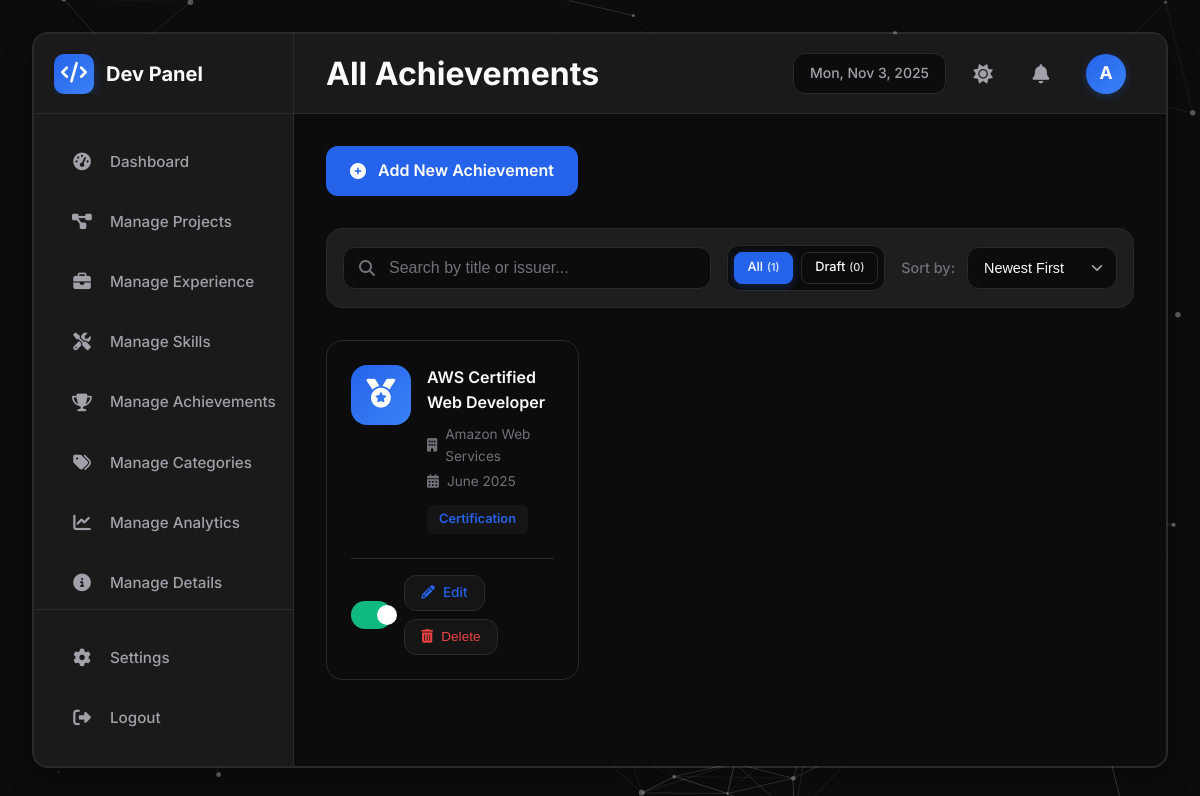
The app's page /achievements/list/ with its own data.
### portfolio/models.py (models this page shows, shortened)
class Achievement(models.Model):
    CATEGORY_CHOICES = [
        ("certification", "Certification"),
        ("award", "Award"),
        ("competition", "Competition"),
        ("recognition", "Recognition"),
        ("publication", "Publication"),
        ("patent", "Patent"),
    ]
    ICON_TYPE_CHOICES = [
        ("upload", "Upload Image"),
        ("fontawesome", "Font Awesome Icon"),
    ]
    CREDENTIAL_TYPE_CHOICES = [
        ("file", "Upload File"),
        ("link", "URL Link"),
    ]
    title = models.CharField(max_length=255, help_text="Achievement title")
    slug = models.SlugField(max_length=255, unique=True, blank=True)
    category = models.CharField(
        max_length=50, choices=CATEGORY_CHOICES, help_text="Achievement category"
    )
    issuing_organization = models.CharField(
        max_length=255, help_text="Organization that issued the achievement"
    )
    achievement_date = models.DateField(help_text="Date achievement was received")
    expiration_date = models.DateField(
        null=True, blank=True, help_text="Expiration date if applicable"
    )
    no_expiration = models.BooleanField(
        default=True, help_text="Check if achievement doesn't expire"
    )
    short_description = models.TextField(help_text="Brief description")
    full_description = models.TextField(
        blank=True, null=True, help_text="Detailed description (supports HTML)"
    )
    icon_type = models.CharField(
        max_length=20,
        choices=ICON_TYPE_CHOICES,
        default="upload",
        help_text="Icon type",
    )
    icon_image = models.ImageField(
        upload_to="achievements/icons/",
        null=True,
        blank=True,
        help_text="Upload icon/badge image",
    )
    icon_class = models.CharField(
        max_length=100,
        blank=True,
        null=True,
        help_text="Font Awesome icon class (e.g., fas fa-trophy)",
    )
    credential_type = models.CharField(
        max_length=20,
        choices=CREDENTIAL_TYPE_CHOICES,
        default="file",
        help_text="Credential type",
    )
    credential_file = models.FileField(
        upload_to="achievements/credentials/",
        null=True,
        blank=True,
        help_text="Upload credential document",
    )
    credential_url = models.URLField(
        max_length=500, blank=True, null=True, help_text="Credential verification URL"
    )
    credential_id = models.CharField(
        max_length=255, blank=True, null=True, help_text="Credential ID"
    )
    related_link = models.URLField(
        max_length=500, blank=True, null=True, help_text="Related link"
    )
    is_active = models.BooleanField(default=True, help_text="Show on website")
    is_draft = models.BooleanField(default=False, help_text="Draft status")
    order = models.IntegerField(default=0, help_text="Display order")
    created_at = models.DateTimeField(auto_now_add=True)
    updated_at = models.DateTimeField(auto_now=True)
    class Meta:
        ordering = ["-achievement_date", "title"]
        verbose_name = "Achievement"
        verbose_name_plural = "Achievements"

### portfolio/views.py (the view)
# urls.py: path("achievements/list/", views.list_achievements, name="list_achievements"),
def list_achievements(request):
    filter_type = request.GET.get("filter", "all")
    if filter_type == "draft":
        achievements = Achievement.objects.filter(is_draft=True)
    else:
        achievements = Achievement.objects.all()
    achievements = achievements.order_by("-achievement_date")
    total_count = Achievement.objects.count()
    draft_count = Achievement.objects.filter(is_draft=True).count()
    context = {
        "achievements": achievements,
        "current_filter": filter_type,
        "total_count": total_count,
        "draft_count": draft_count,
    }
    return render(request, "list_achievements.html", context)

### portfolio/context_processors.py (called while the page is built)
def notifications_context(request):
    recent_notifications = Notification.objects.filter(is_active=True).order_by('-created_at')[:3]
    unread_count = Notification.objects.filter(is_active=True, is_read=False).count()
    return {
        'recent_notifications': recent_notifications,
        'unread_count': unread_count,
    }

### templates/list_achievements.html (shortened to what this page needs)
{% extends 'base.html' %}
{% load static %}
{% block extra_css %}
<link rel="stylesheet" href="{% static 'css/list-common.css' %}">
<link rel="stylesheet" href="{% static 'css/manage-achievements.css' %}?v=1">
<link rel="stylesheet" href="{% static 'css/view-all-achievements.css' %}?v=1">
{% endblock %}
{% block nav_achievements %}active{% endblock %}
{% block navbar_left %}
<h1 class="page-title">All Achievements</h1>
{% endblock %}
{% block content %}
<div class="page-actions-header">
    <a href="{% url 'create_achievement' %}" class="btn-primary">
        <i class="fas fa-plus-circle"></i> Add New Achievement
    </a>
</div>
<div class="filter-bar section-card">
    <div class="search-wrapper">
        <input type="text" id="search-input" placeholder="Search by title or issuer...">
    </div>
    <div class="filter-controls">
        <div class="filter-group">
            <a href="{% url 'list_achievements' %}" class="filter-btn {% if not current_filter or current_filter == 'all' %}active{% endif %}">
                All <span class="count">({{ total_count }})</span>
            </a>
            <a href="{% url 'list_achievements' %}?filter=draft" class="filter-btn {% if current_filter == 'draft' %}active{% endif %}">
                Draft <span class="count">({{ draft_count }})</span>
            </a>
        </div>
        <div class="sort-group">
            <label for="sort-select">Sort by:</label>
            <select id="sort-select">
                <option value="newest">Newest First</option>
            </select>
        </div>
    </div>
</div>
<div class="achievements-grid" id="all-achievements-grid">
    {% for achievement in achievements %}
    <div class="achievement-card {% if achievement.is_draft %}draft{% endif %} fade-in {% if not achievement.is_active %}inactive{% endif %}"
         data-status="{% if achievement.is_draft %}draft{% else %}active{% endif %}"
         data-title="{{ achievement.title }}"
         data-date="{{ achievement.achievement_date|date:'Y-m-d' }}"
         data-achievement-id="{{ achievement.id }}">
        <div class="achievement-icon">
            {% if achievement.icon_type == 'upload' and achievement.icon_image %}
            <img src="{{ achievement.icon_image.url }}" alt="{{ achievement.title }}">
            {% elif achievement.icon_type == 'fontawesome' and achievement.icon_class %}
            <i class="{{ achievement.icon_class }}"></i>
            {% else %}
            <i class="fas fa-award"></i>
            {% endif %}
        </div>
        <div class="achievement-content">
            <h4>{{ achievement.title }}</h4>
            <p class="achievement-issuer"><i class="fas fa-building"></i> {{ achievement.issuing_organization }}</p>
            <p class="achievement-date"><i class="fas fa-calendar-alt"></i> {{ achievement.achievement_date|date:"F Y" }}</p>
            <span class="achievement-type">{{ achievement.get_category_display }}</span>
        </div>
        <div class="achievement-actions">
            <label class="toggle-switch">
                <span class="slider"></span>
            </label>
            <div class="action-buttons">
                <a href="{% url 'edit_achievement' achievement.id %}" class="btn-icon btn-edit">
                    <i class="fas fa-pencil-alt"></i> Edit
                </a>
                <button type="button" class="btn-icon btn-delete" data-achievement-id="{{ achievement.id }}" data-achievement-title="{{ achievement.title }}">
                    <i class="fas fa-trash-alt"></i> Delete
                </button>
            </div>
        </div>
    </div>
    {% empty %}
    <div class="empty-state">
        <i class="fas fa-award"></i>
        <p>No achievements found.</p>
    </div>
    {% endfor %}
</div>
{% endblock %}

### static/css/base.css (style rules this page uses)
:root { --bg-main: #0c0c0c; --bg-sidebar: #1a1a1a; --bg-cards: #1e1e1e; --border-color: #2a2a2a; --text-primary: #f8fafc; --text-secondary: #a1a1aa; --text-muted: #71717a; --particle-color: #444; --shadow-color: rgba(0, 0, 0, 0.3); --hover-bg: rgba(100, 100, 100, 0.1); --accent-blue: #2563eb; --accent-blue-hover: #3b82f6; --success: #10b981; --danger: #ef4444; --shadow-lg: 0 10px 30px var(--shadow-color); --border-radius: 12px; --border-radius-lg: 16px; --transition: all 0.2s cubic-bezier(0.4, 0, 0.2, 1); }
*, *::before, *::after { margin: 0; padding: 0; box-sizing: border-box; }
body { font-family: 'Inter', -apple-system, BlinkMacSystemFont, sans-serif; background-color: var(--bg-main); color: var(--text-primary); line-height: 1.6; -webkit-font-smoothing: antialiased; -moz-osx-font-smoothing: grayscale; overflow-x: hidden; transition: background-color var(--transition), color var(--transition); }
a { text-decoration: none; color: inherit; }
button { background: none; border: none; cursor: pointer; }
.btn-primary { background: var(--accent-blue); color: white; padding: 12px 1.5rem; border-radius: var(--border-radius); font-weight: 600; transition: var(--transition); display: inline-flex; align-items: center; gap: 0.75rem; font-size: 1rem; text-decoration: none; cursor: pointer; }
.btn-icon { min-width: 80px; height: 36px; padding: 0 1rem; border-radius: var(--border-radius); display: inline-flex; align-items: center; justify-content: center; gap: 0.5rem; font-size: 0.85rem; font-weight: 500; color: var(--text-secondary); background-color: var(--hover-bg); border: 1px solid var(--border-color); transition: var(--transition); cursor: pointer; }
.btn-edit { color: var(--accent-blue); }
.btn-delete { color: var(--danger); }
.section-card { background-color: var(--bg-cards); border: 1px solid var(--border-color); border-radius: var(--border-radius-lg); padding: 2rem; transition: var(--transition); }
.page-actions-header { margin-bottom: 2rem; }
.action-buttons { display: flex; gap: 0.5rem; }
.toggle-switch { position: relative; display: inline-block; width: 50px; height: 28px; }
.slider { position: absolute; cursor: pointer; top: 0; left: 0; right: 0; bottom: 0; background-color: var(--border-color); border-radius: 28px; transition: var(--transition); }
.slider:before { position: absolute; content: ""; height: 20px; width: 20px; left: 4px; bottom: 4px; background-color: white; border-radius: 50%; transition: var(--transition); }
.toggle-switch input:checked + .slider { background-color: var(--success); }
.toggle-switch input:checked + .slider:before { transform: translateX(22px); }
.filter-bar { padding: 1.5rem; margin-bottom: 2rem; display: flex; flex-wrap: wrap; gap: 1.5rem; align-items: center; }
.search-wrapper { flex-grow: 1; position: relative; min-width: 250px; }
#search-input { width: 100%; background-color: var(--bg-main); border: 1px solid var(--border-color); border-radius: var(--border-radius); padding: 12px 16px 12px 45px; color: var(--text-primary); font-size: 1rem; outline: none; transition: var(--transition); }
.filter-controls { display: flex; flex-wrap: wrap; gap: 1.5rem; align-items: center; }
.filter-group { display: flex; background-color: var(--bg-main); border-radius: var(--border-radius); padding: 6px; border: 1px solid var(--border-color); }
.filter-btn { padding: 8px 16px; font-size: 0.9rem; font-weight: 600; color: var(--text-secondary); border-radius: 8px; transition: var(--transition); cursor: pointer; }
.filter-btn.active, .filter-btn:hover { color: var(--text-primary); }
.filter-btn.active { background-color: var(--accent-blue); color: white; box-shadow: 0 2px 10px color-mix(in srgb, var(--accent-blue) 30%, transparent); }
.sort-group { display: flex; align-items: center; gap: 0.75rem; }
.sort-group label { font-size: 0.9rem; font-weight: 500; color: var(--text-muted); }
#sort-select { background-color: var(--bg-main); border: 1px solid var(--border-color); border-radius: var(--border-radius); padding: 10px 16px; color: var(--text-primary); font-size: 0.9rem; outline: none; -moz-appearance: none; -webkit-appearance: none; appearance: none; background-position: right 0.5rem center; background-repeat: no-repeat; background-size: 1.5em 1.5em; padding-right: 2.5rem; }
.fade-in { animation: fadeIn 0.5s ease-out forwards; }

### records on screen
Achievement: title "AWS Certified Web Developer", issuing_organization "Amazon Web Services", achievement_date "June 2025", category "Certification"

### other values on screen
{{ total_count }} "1"
{{ draft_count }} "0"
